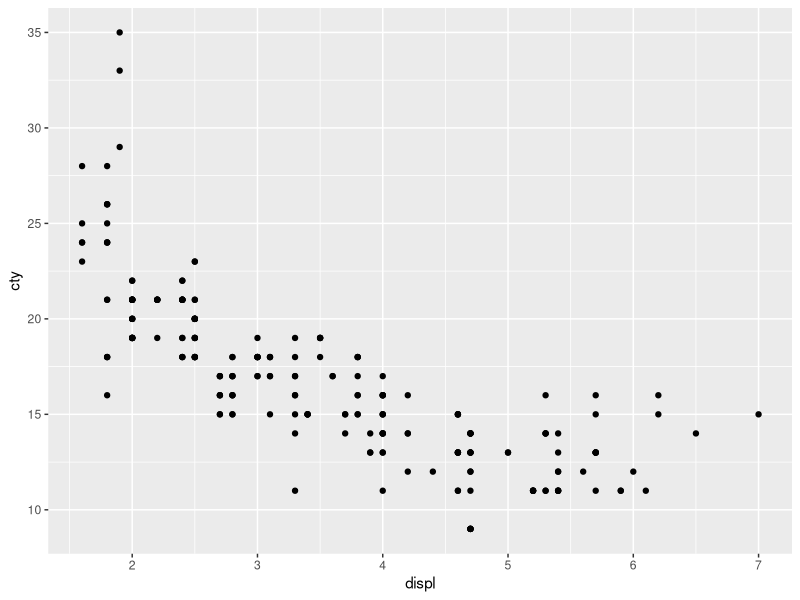
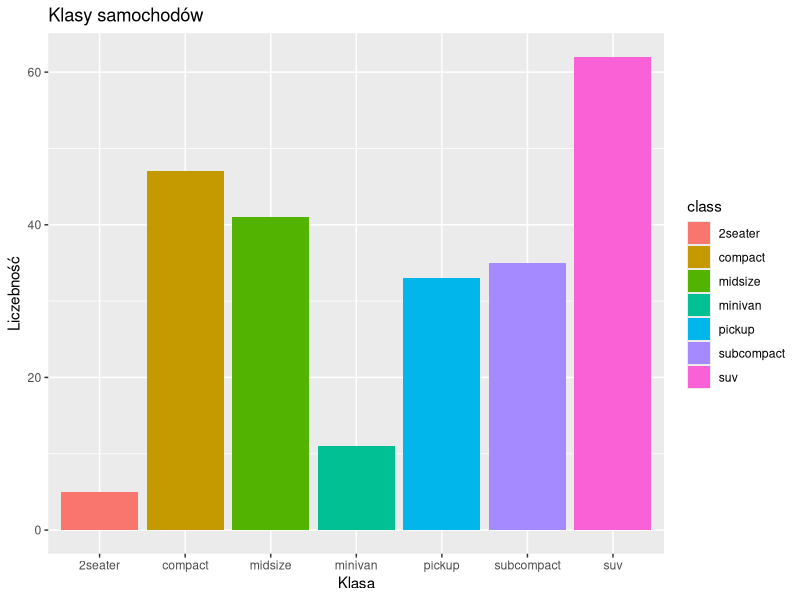
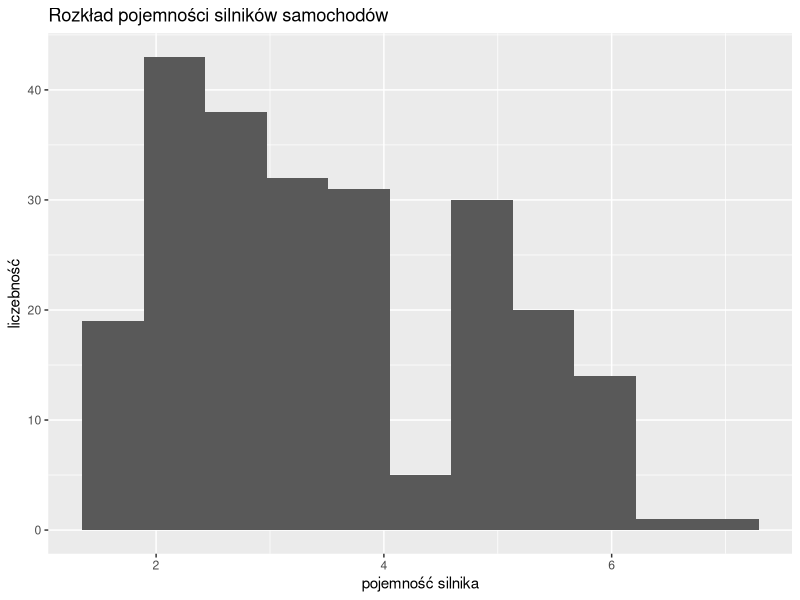
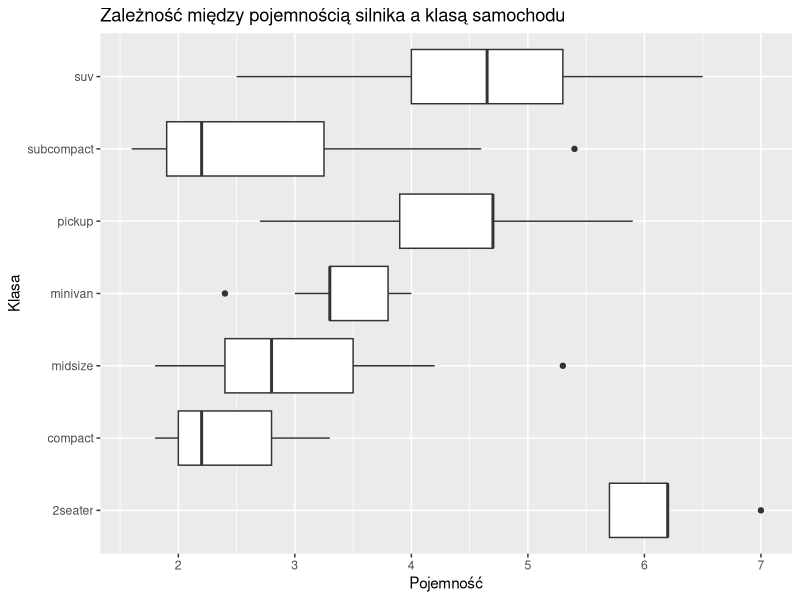

Recreate these plots in R, in order.
library(tidyverse)
mpg
?mpg

# zadanie 4-1

# zbiór mpg ma 11 zmiennych 
# zbiór mpg ma 234 obserwacje
# engine displacement to pojemność silnika, miles per gallon to amerykańska wersja litrów na 100 km
# zmienne:
# manufacturer - producent
# model - modelu samochodu
# displ - pojemność silnika
# year - rocznik
# cyl - liczba cylindrów
# trans - typ skrzyni biegów (automat i manual, zapewne)
# drv - napęd; f - na przednie koła; r - na tylne koła, 4 = na 4
# cty - ile mil przejadę w mieście na 4.55 litra paliwa
# hwy - jak wyżej, tylko na autostradzie
# fl - typ paliwa
# class - "typ" samochodu


# zadanie 4-2
ggplot(data = mpg) +  
  geom_point(mapping = aes(x = displ, y = cty))


# zadanie 4-3 
ggplot(data = mpg) +
  geom_bar(mapping = aes(x = class, fill = class)) +
  labs(title = "Klasy samochodów", x = "Klasa", y = "Liczebność")


# zadanie 4-4
ggplot(data = mpg) +
  geom_histogram(mapping = aes(displ), bins = 11) +
  labs(title = "Rozkład pojemności silników samochodów", x = "pojemność silnika", y = "liczebność")


# zadanie 4-5
ggplot(data = mpg, aes(x = class, y = displ)) +
  geom_boxplot() +
  coord_flip()  +
  labs(title = "Zależność między pojemnością silnika a klasą samochodu", x = "Klasa", y = "Pojemność")
